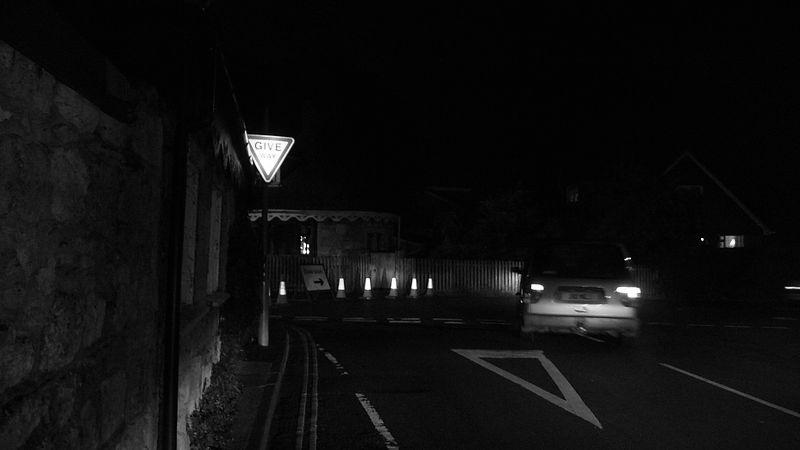
%> input picture first_homework/T2/hw1_dark_road_1.jpg, 800 x 450 px
$ octave c.m   (GNU Octave 9; MATLAB toolbox functions it lacks are replaced by stand-ins)
%> lines starting %> are read from the running program, lines starting %| are printed output that depends on the picture
clc,clear;
I1=imread("hw1_dark_road_1.jpg");
%> I1 is the input picture: size 450x800 uint8; min 0, max 255, mean 14.6
I2=imread("hw1_dark_road_2.jpg");
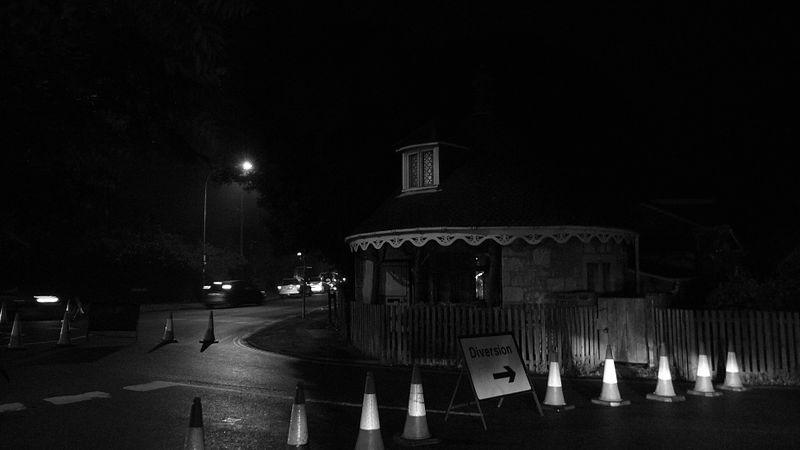
%> input picture first_homework/T2/hw1_dark_road_2.jpg, 800 x 450 px
%> I2 is the input picture: size 450x800 uint8; min 0, max 255, mean 16.8
I3=imread("hw1_dark_road_3.jpg");
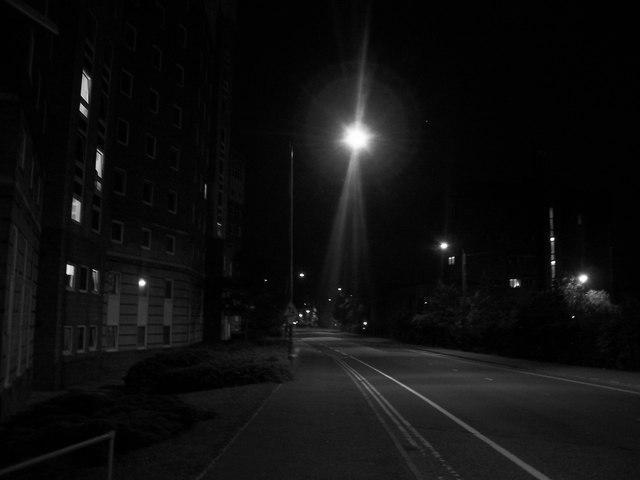
%> input picture first_homework/T2/hw1_dark_road_3.jpg, 640 x 480 px
%> I3 is the input picture: size 480x640 uint8; min 0, max 255, mean 15.2

I1_process=adapthisteq(I1,'NumTiles',[25 25],'ClipLimit',0.05);
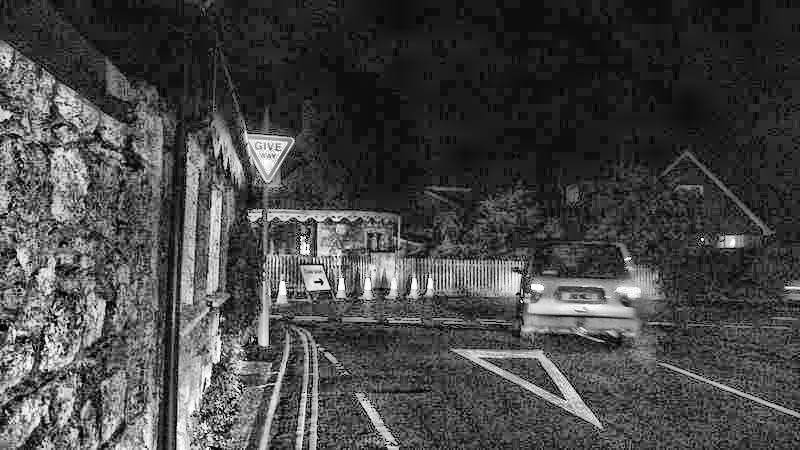
%> I1_process: size 450x800 uint8; min 0, max 255, mean 70.3
I2_process=adapthisteq(I2,'NumTiles',[25 25],'ClipLimit',0.05);
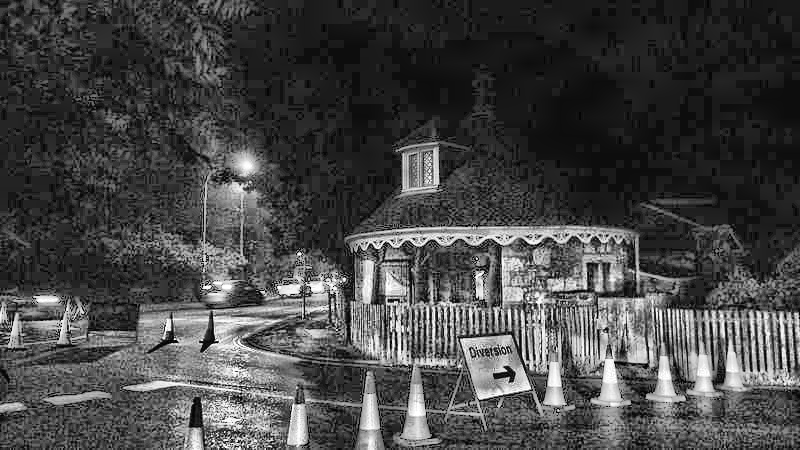
%> I2_process: size 450x800 uint8; min 0, max 255, mean 70.6
I3_process=adapthisteq(I3,'NumTiles',[25 25],'ClipLimit',0.05);
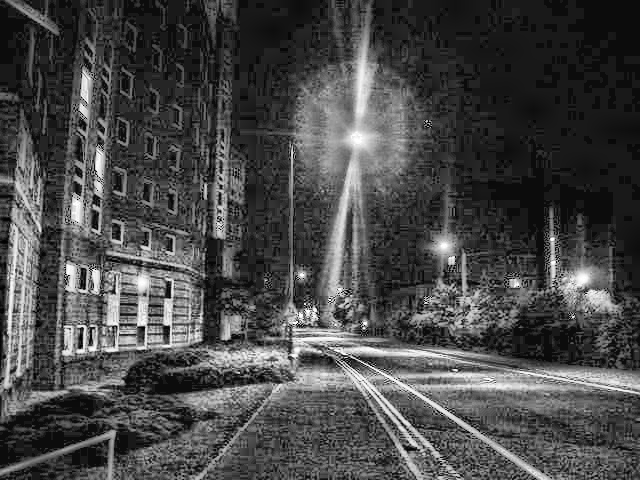
%> I3_process: size 480x640 uint8; min 0, max 255, mean 72.6

figure('name','road1局部适应直方图均衡后的图片','NumberTitle','off');

subplot(2,1,1);
imshow(I1_process);         %display the process image
imwrite(I1_process,"result/I1_local.jpg","jpg");

subplot(2,1,2);
imhist(I1_process);         %display the process hist

figure('name','road2局部适应直方图均衡后的图片','NumberTitle','off');

subplot(2,1,1);
imshow(I2_process);         %display the process image
imwrite(I2_process,"result/I2_local.jpg","jpg");

subplot(2,1,2);
imhist(I2_process);         %display the process hist
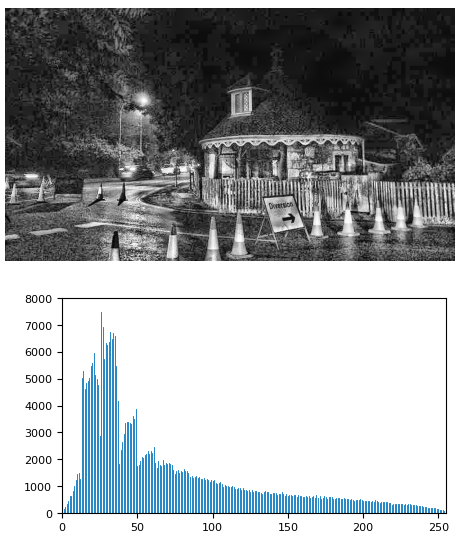
%> figure redrawn from the program's plot data, 2 panels

figure('name','road3局部适应直方图均衡后的图片','NumberTitle','off');

subplot(2,1,1);
imshow(I3_process);         %display the process image
imwrite(I3_process,"result/I3_local.jpg","jpg");

subplot(2,1,2);
imhist(I3_process);         %display the process hist
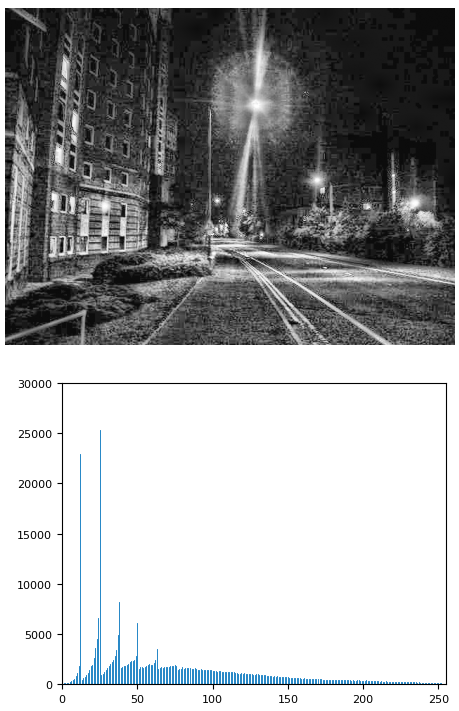
%> figure redrawn from the program's plot data, 2 panels
